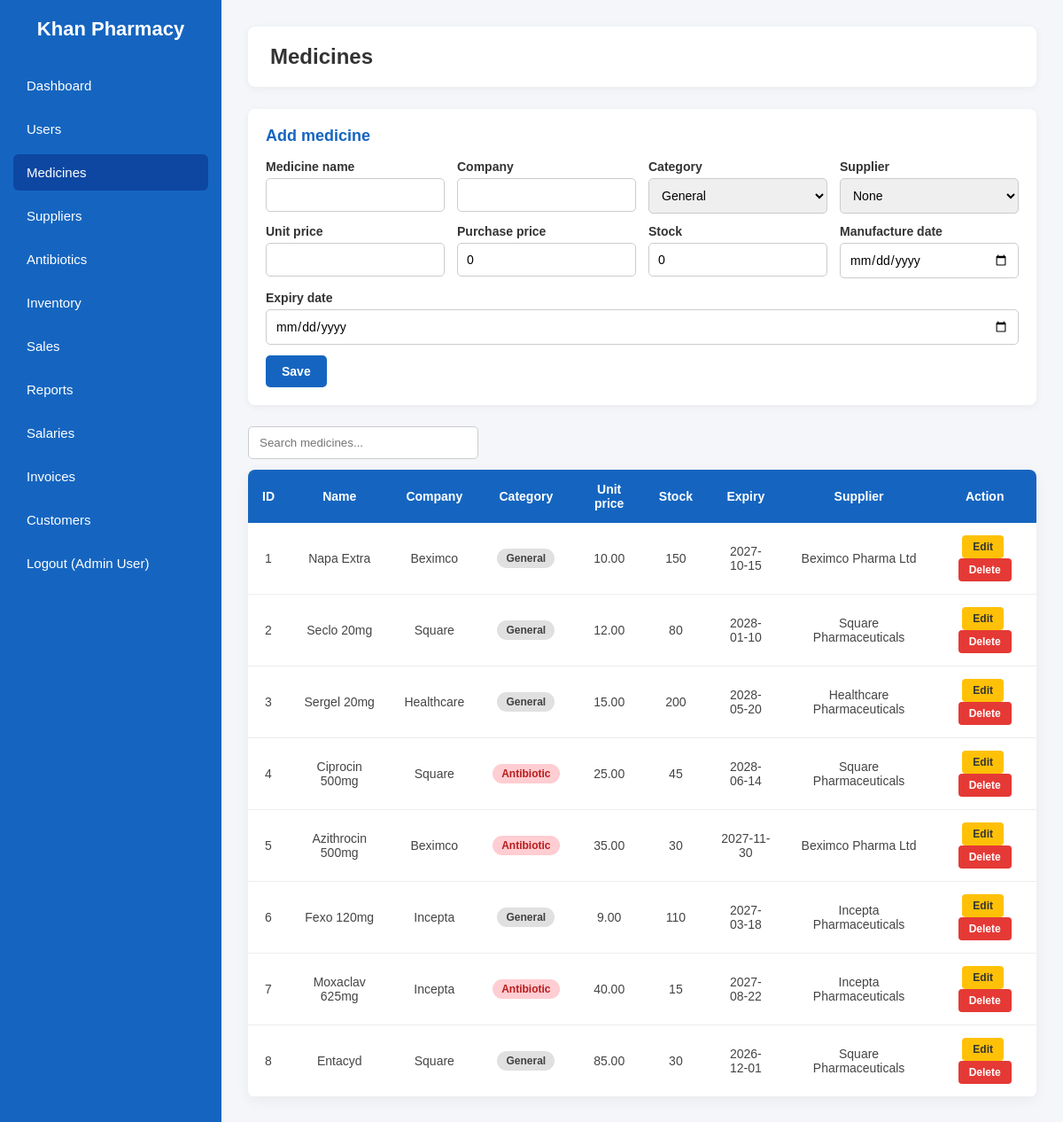
The page /medicines.php (signed in) on the database its author committed.
### tables this page shows
CREATE TABLE `medicines` (
    `medicine_id` INT AUTO_INCREMENT PRIMARY KEY,
    `medicine_name` VARCHAR(100) NOT NULL,
    `company_name` VARCHAR(100) NOT NULL,
    `category` ENUM('Antibiotic', 'General') NOT NULL DEFAULT 'General',
    `unit_price` DECIMAL(10, 2) NOT NULL,
    `purchase_price` DECIMAL(10, 2) NOT NULL DEFAULT 0.00,
    `quantity_in_stock` INT NOT NULL DEFAULT 0,
    `expiry_date` DATE NOT NULL,
    `manufacture_date` DATE NOT NULL,
    `supplier_id` INT DEFAULT NULL,
    `created_at` TIMESTAMP DEFAULT CURRENT_TIMESTAMP,
    CONSTRAINT `fk_medicine_supplier` FOREIGN KEY (`supplier_id`) REFERENCES `suppliers`(`supplier_id`) ON DELETE SET NULL
);

CREATE TABLE `suppliers` (
    `supplier_id` INT AUTO_INCREMENT PRIMARY KEY,
    `supplier_name` VARCHAR(100) NOT NULL,
    `contact_no` VARCHAR(20) NOT NULL,
    `address` TEXT NOT NULL,
    `company_name` VARCHAR(100) NOT NULL,
    `created_at` TIMESTAMP DEFAULT CURRENT_TIMESTAMP
);

### includes/auth.php (called while the page is built, shortened)
<?php
function h($text)
{
    return htmlspecialchars((string) $text, ENT_QUOTES, "UTF-8");
}

### medicines.php (the view, shortened to what this page needs)
<?php
require_once "includes/db.php";
require_once "includes/auth.php";
$edit = null;
$rows = $conn->query(
    "SELECT m.*, s.supplier_name
     FROM medicines m
     LEFT JOIN suppliers s ON m.supplier_id = s.supplier_id
     ORDER BY m.medicine_id"
)->fetch_all(MYSQLI_ASSOC);
require_once "includes/header.php";
?>
<div class="card">
    <h2><?php echo $edit ? "Edit medicine" : "Add medicine"; ?></h2>
    <form method="post">
        <div class="form-row">
            <div class="form-group">
                <label>Medicine name</label>
                <input type="text" name="medicine_name" required value="<?php echo h($edit["medicine_name"] ?? ""); ?>">
            </div>
            <div class="form-group">
                <label>Company</label>
                <input type="text" name="company_name" required value="<?php echo h($edit["company_name"] ?? ""); ?>">
            </div>
            <div class="form-group">
                <label>Category</label>
                <select name="category">
                    <option value="General" <?php echo ($edit["category"] ?? "") === "General" ? "selected" : ""; ?>>General</option>
                </select>
            </div>
            <div class="form-group">
                <label>Supplier</label>
                <select name="supplier_id">
                    <option value="">None</option>
                </select>
            </div>
        </div>
        <div class="form-row">
            <div class="form-group">
                <label>Unit price</label>
                <input type="number" step="0.01" name="unit_price" required value="<?php echo h($edit["unit_price"] ?? ""); ?>">
            </div>
            <div class="form-group">
                <label>Purchase price</label>
                <input type="number" step="0.01" name="purchase_price" value="<?php echo h($edit["purchase_price"] ?? "0"); ?>">
            </div>
            <div class="form-group">
                <label>Stock</label>
                <input type="number" name="quantity_in_stock" value="<?php echo h($edit["quantity_in_stock"] ?? "0"); ?>">
            </div>
            <div class="form-group">
                <label>Manufacture date</label>
                <input type="date" name="manufacture_date" required value="<?php echo h($edit["manufacture_date"] ?? ""); ?>">
            </div>
            <div class="form-group">
                <label>Expiry date</label>
                <input type="date" name="expiry_date" required value="<?php echo h($edit["expiry_date"] ?? ""); ?>">
            </div>
        </div>
        <div class="form-actions">
            <button type="submit" class="save-btn">Save</button>
        </div>
    </form>
</div>
<input type="text" class="search-box" data-table="data-table" placeholder="Search medicines...">
<table id="data-table">
    <thead>
        <tr>
            <th>ID</th>
            <th>Name</th>
            <th>Company</th>
            <th>Category</th>
            <th>Unit price</th>
            <th>Stock</th>
            <th>Expiry</th>
            <th>Supplier</th>
            <th>Action</th>
        </tr>
    </thead>
    <tbody>
        <?php foreach ($rows as $row) { ?>
        <tr>
            <td><?php echo (int) $row["medicine_id"]; ?></td>
            <td><?php echo h($row["medicine_name"]); ?></td>
            <td><?php echo h($row["company_name"]); ?></td>
            <td>
                <span class="badge badge-<?php echo strtolower($row["category"]); ?>"><?php echo h($row["category"]); ?></span>
            </td>
            <td><?php echo number_format((float) $row["unit_price"], 2); ?></td>
            <td><?php echo (int) $row["quantity_in_stock"]; ?></td>
            <td><?php echo h($row["expiry_date"]); ?></td>
            <td><?php echo h($row["supplier_name"] ?? ""); ?></td>
            <td>
                <a class="edit" href="medicines.php?edit=<?php echo (int) $row["medicine_id"]; ?>">Edit</a>
                <form method="post" class="delete-form" style="display:inline">
                    <button type="submit" class="delete">Delete</button>
                </form>
            </td>
        </tr>
        <?php } ?>
    </tbody>
</table>
<?php require_once "includes/footer.php"; ?>

### css/style.css (style rules this page uses)
* { margin: 0; padding: 0; box-sizing: border-box; font-family: Arial, Helvetica, sans-serif; }
body { display: flex; background: #f4f6f9; min-height: 100vh; }
.card { background: white; padding: 20px; border-radius: 8px; box-shadow: 0 2px 10px rgba(0, 0, 0, 0.05); margin-bottom: 24px; }
.card h2 { font-size: 18px; color: #1565C0; margin-bottom: 16px; }
.form-row { display: flex; flex-wrap: wrap; gap: 14px; margin-bottom: 12px; }
.form-group { display: flex; flex-direction: column; gap: 5px; flex: 1; min-width: 180px; }
.form-group label { font-size: 14px; font-weight: bold; color: #333; }
.form-group input, .form-group select, .form-group textarea { padding: 10px; border: 1px solid #ccc; border-radius: 5px; font-size: 14px; }
.form-actions { display: flex; gap: 10px; margin-top: 10px; }
.save-btn, .add-btn { background: #1565C0; color: white; border: none; padding: 10px 18px; border-radius: 5px; cursor: pointer; font-weight: bold; font-size: 14px; }
.search-box { padding: 10px 12px; border: 1px solid #ccc; border-radius: 5px; width: 260px; margin-bottom: 12px; }
table { width: 100%; border-collapse: collapse; background: white; border-radius: 8px; overflow: hidden; box-shadow: 0 4px 15px rgba(0, 0, 0, 0.05); }
th { background: #1565C0; color: white; padding: 14px 16px; text-align: center; font-size: 14px; }
td { padding: 14px 16px; text-align: center; border-bottom: 1px solid #eee; font-size: 14px; color: #444; }
.edit { background: #FFC107; color: #333; border: none; padding: 6px 12px; border-radius: 4px; cursor: pointer; font-weight: bold; font-size: 12px; text-decoration: none; margin-right: 4px; display: inline-block; }
.delete { background: #E53935; color: white; border: none; padding: 6px 12px; border-radius: 4px; cursor: pointer; font-weight: bold; font-size: 12px; }
.badge { padding: 4px 10px; border-radius: 12px; font-size: 12px; font-weight: bold; display: inline-block; }
.badge-antibiotic { background: #FFCDD2; color: #B71C1C; }
.badge-general { background: #E0E0E0; color: #424242; }

### rows shown on the page
medicines: medicine_id "1", medicine_name "Napa Extra", company_name "Beximco", category "General", unit_price "10.00", quantity_in_stock "150", expiry_date "2027-10-15", supplier.supplier_name "Beximco Pharma Ltd"
medicines: medicine_id "2", medicine_name "Seclo 20mg", company_name "Square", category "General", unit_price "12.00", quantity_in_stock "80", expiry_date "2028-01-10", supplier.supplier_name "Square Pharmaceuticals"
medicines: medicine_id "3", medicine_name "Sergel 20mg", company_name "Healthcare", category "General", unit_price "15.00", quantity_in_stock "200", expiry_date "2028-05-20", supplier.supplier_name "Healthcare Pharmaceuticals"
medicines: medicine_id "4", medicine_name "Ciprocin 500mg", company_name "Square", category "Antibiotic", unit_price "25.00", quantity_in_stock "45", expiry_date "2028-06-14", supplier.supplier_name "Square Pharmaceuticals"
medicines: medicine_id "5", medicine_name "Azithrocin 500mg", company_name "Beximco", category "Antibiotic", unit_price "35.00", quantity_in_stock "30", expiry_date "2027-11-30", supplier.supplier_name "Beximco Pharma Ltd"
medicines: medicine_id "6", medicine_name "Fexo 120mg", company_name "Incepta", category "General", unit_price "9.00", quantity_in_stock "110", expiry_date "2027-03-18", supplier.supplier_name "Incepta Pharmaceuticals"
medicines: medicine_id "7", medicine_name "Moxaclav 625mg", company_name "Incepta", category "Antibiotic", unit_price "40.00", quantity_in_stock "15", expiry_date "2027-08-22", supplier.supplier_name "Incepta Pharmaceuticals"
medicines: medicine_id "8", medicine_name "Entacyd", company_name "Square", category "General", unit_price "85.00", quantity_in_stock "30", expiry_date "2026-12-01", supplier.supplier_name "Square Pharmaceuticals"

### other values the page prints
$_SESSION["name"] "Admin User"
$page_title "Medicines"
